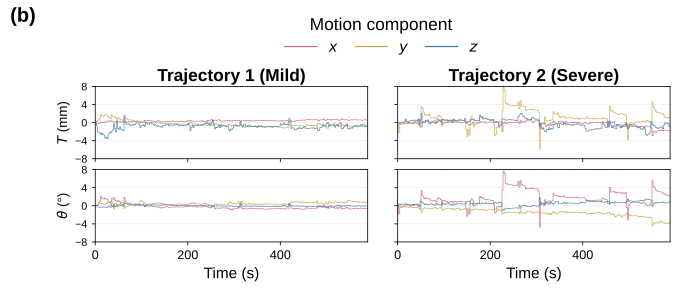

Write the Python code that produced this figure.
"""Create Figure 5b and two supporting tracking-comparison pages.

Run: ``python -m manuscript_figures.figure5.figure5b_real_trajectory_conversion``
"""

import json
from pathlib import Path

import matplotlib.pyplot as plt
import numpy as np
from scipy.spatial.transform import Rotation

from manuscript_figures.shared.style import PUBLICATION_WIDTH, REPOSITORY_ROOT
from manuscript_figures.shared.trajectories import (
    DURATION,
    STYLE,
    add_header,
    add_pose_pair,
    load_piecewise,
    save,
)


HERE = Path(__file__).resolve().parent
DATA = REPOSITORY_ROOT / "experiments" / "real_motion_traces"
TRACKING = DATA / "tracking_json"
CONVERTED = DATA / "piecewise_trajectories"
OUTPUT_PATH = HERE / "figure5b_real_trajectory_conversion.svg"
SI_DIRECTORY = HERE / "supporting_material"

SUBJECTS = (
    "BrainMRIMotionDB_2021-02-18_15_18_49447_Prospective-TracOline-Patient-5Y",
    "BrainMRIMotionDB_2021-02-26_13_13_45700_Prospective-TracOline-Patient-8Y",
    "BrainMRIMotionDB_2021-02-18_14_37_34483_Prospective-TracOline-Patient-8Y",
    "BrainMRIMotionDB_2021-04-15_13_29_72620_Prospective-TracOline-Patient-4Y",
    "BrainMRIMotionDB_2021-05-06_13_45_50298_Prospective-TracOline-Patient-7Y",
    "BrainMRIMotionDB_2021-06-03_13_41_53795_Prospective-TracOline-Patient-6Y",
    "BrainMRIMotionDB_2021-10-29_13_11_63503_Prospective-TracOline-Patient-6Y",
    "BrainMRIMotionDB_2021-11-05_14_17_54888_Prospective-TracOline-Patient-4Y",
)
MAIN_TITLES = ("Trajectory 1 (Mild)", "Trajectory 2 (Severe)")
COMPARISON_SOURCES = (
    ("tracking", "Tracking data", False),
    ("converted", "Converted trajectory", True),
)


def _seconds(timestamp):
    hour, minute, second = timestamp.split(":")
    return int(hour) * 3600 + int(minute) * 60 + float(second)


def load_tracking(subject):
    path = TRACKING / f"{subject}.json"
    with path.open() as file:
        motion = json.load(file)["MotionData"][0]

    absolute_time = np.asarray([_seconds(value) for value in motion["TimeStamp"]])
    time = (absolute_time - absolute_time[0]) % 86400
    keep = time < DURATION
    translation = np.column_stack([motion[f"M{row}4"] for row in range(1, 4)])[keep]
    matrices = np.stack([
        np.column_stack([motion[f"M{row}{column}"] for column in range(1, 4)])
        for row in range(1, 4)
    ], axis=1)[keep]
    return {
        "time": time[keep],
        "translation": translation,
        "rotation": Rotation.from_matrix(matrices).as_euler("xyz", degrees=True),
    }


def load_subject(subject, include_tracking):
    data = {"converted": load_piecewise(CONVERTED / f"{subject}.json")}
    if include_tracking:
        data["tracking"] = load_tracking(subject)
    return data


def require_json_files(subjects, include_tracking):
    """Fail before rendering when any required source JSON is unavailable."""
    required = [CONVERTED / f"{subject}.json" for subject in subjects]
    if include_tracking:
        required.extend(TRACKING / f"{subject}.json" for subject in subjects)
    missing = [path for path in required if not path.is_file()]
    if missing:
        raise FileNotFoundError(
            "Missing required Figure 5 trajectory JSON files:\n"
            + "\n".join(f"- {path}" for path in missing)
        )


def create_figure(subjects, output_path, sources, titles, panel_label=None):
    """Render one or more two-subject blocks with a shared legend."""
    if len(subjects) != len(titles) or len(subjects) % 2:
        raise ValueError("Subjects and titles must form matching pairs")
    output_path = Path(output_path)
    comparison = len(sources) == 2
    require_json_files(subjects, include_tracking=comparison)
    subject_data = [load_subject(subject, comparison) for subject in subjects]
    block_count = len(subjects) // 2

    with plt.rc_context(STYLE):
        figure = plt.figure(figsize=(
            PUBLICATION_WIDTH,
            4.75 * block_count if comparison else 3.0,
        ))
        grid = figure.add_gridspec(
            block_count, 1,
            left=0.14, right=0.985,
            bottom=0.05 if block_count > 1 else (0.09 if comparison else 0.16),
            top=0.91 if block_count > 1 else (0.835 if comparison else 0.70),
            hspace=0.19,
        )
        add_header(figure, panel_label, legend_y=0.995 if block_count > 1 else 0.985)

        for block in range(block_count):
            panel_grid = grid[block].subgridspec(
                len(sources), 2, wspace=0.11, hspace=0.42
            )
            for row, (source, row_label, stepped) in enumerate(sources):
                for column in range(2):
                    subject_index = 2 * block + column
                    axes = add_pose_pair(
                        figure,
                        panel_grid[row, column],
                        subject_data[subject_index][source],
                        title=titles[subject_index] if row == 0 else None,
                        stepped=stepped,
                        show_y=column == 0,
                    )
                    if column == 0 and row_label:
                        axes[0].annotate(
                            row_label, (-0.24, -0.08), xycoords="axes fraction",
                            ha="center", va="center", rotation=90,
                            fontsize=13, fontweight="bold",
                        )
        return save(figure, output_path)


def generate_all_figures():
    outputs = [create_figure(SUBJECTS[:2], OUTPUT_PATH,
                             (("converted", None, True),), MAIN_TITLES, "(b)")]
    titles = MAIN_TITLES + tuple(
        f"Trajectory {index}" for index in range(3, len(SUBJECTS) + 1)
    )
    for start in (0, 4):
        outputs.append(create_figure(
            SUBJECTS[start:start + 4],
            SI_DIRECTORY / f"real_trajectory_conversion_indices_{start + 1}_{start + 4}.svg",
            COMPARISON_SOURCES,
            titles[start:start + 4],
        ))
    return outputs


if __name__ == "__main__":
    generate_all_figures()
